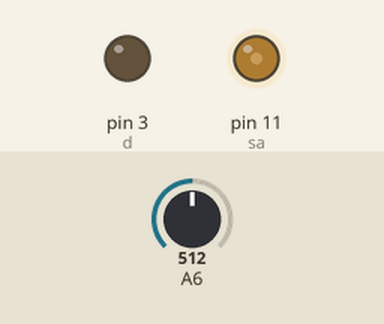
Bench run of a sketch on a simulated Arduino Uno, built with avr-gcc and run on an emulated ATmega328P. Shown: output pins drawn as LEDs (lit = HIGH). The test bench sets the inputs (shaded band); at power-on: A6 = 512.

Above: at 1.0 s.
1.6 s: A6 set to 900
Timing chart, 0 to 11.1 s (numbered marks = the images above; inputs shaded):
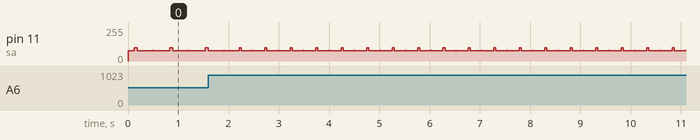

Measured:
- by itself, pin 11 (sa): moves between 78/255 and 98/255, repeating every 0.51 s

The sketch:

ejemplo4.ino
```cpp
//const int ad[200]={78,78,78,78,78,78,78,78,78,78,78,78,78,78,78,79,81,85,89,93,96,98,98,96,92,88,84,81,79,78,78,78,78,78,78,78,78,76,71,66,59,54,50,49,63,94,134,177,216,244,255,242,209,164,114,67,32,16,18,26,38,51,63,73,78,78,78,78,78,78,78,78,79,82,87,93,99,104,107,108,105,100,94,88,83,79,78,78,78,78,78,78,78,78,78,78,78,78,78,78,184,184,184,184,184,184,184,184,184,184,184,184,184,184,184,184,187,190,194,199,202,204,204,201,198,194,190,186,184,184,184,184,184,184,184,184,184,190,201,215,230,243,252,255,238,200,150,97,49,14,0,10,35,70,108,144,171,183,184,184,184,184,184,184,184,184,188,193,200,206,211,214,214,210,205,199,193,187,184,184,184,184,184,184,184,184,184,184,184,184,184,184,184,184,184,184,184,184,184,184};
const int ad[101]={78,78,78,78,78,78,78,78,78,78,78,78,79,82,86,89,92,95,98,98,96,92,89,86,82,80,78,78,78,78,78,72,65,59,76,142,217,255,220,142,69,48,55,68,77,78,78,78,78,79,80,81,83,86,90,95,101,111,121,127,125,117,106,98,92,88,84,82,80,79,79,78,78,78,78,78,78,78,78,78,78,78,78,78,78,78,78,78,78,78,78,78,78,78,78,78,78,78,78,78,78};


String p;
int d=3,yu,k,v1,v2,j,q2,q3,sa=11;
char p1,p2,p3;
float vd,dt;

void setup(){
Serial.begin(9600);
pinMode(d,OUTPUT);
//delay(2000);
v1=0;
v2=100;
dt=10;
vd=10;
}


void loop(){
  dt=analogRead(6);
  dt=map(dt,0,1023,9.7,4.6);
  for(k=v1;k<v2;k++){
    yu=ad[k];
    analogWrite(sa,yu*vd/10);
    delay(dt);
  }
}
```
